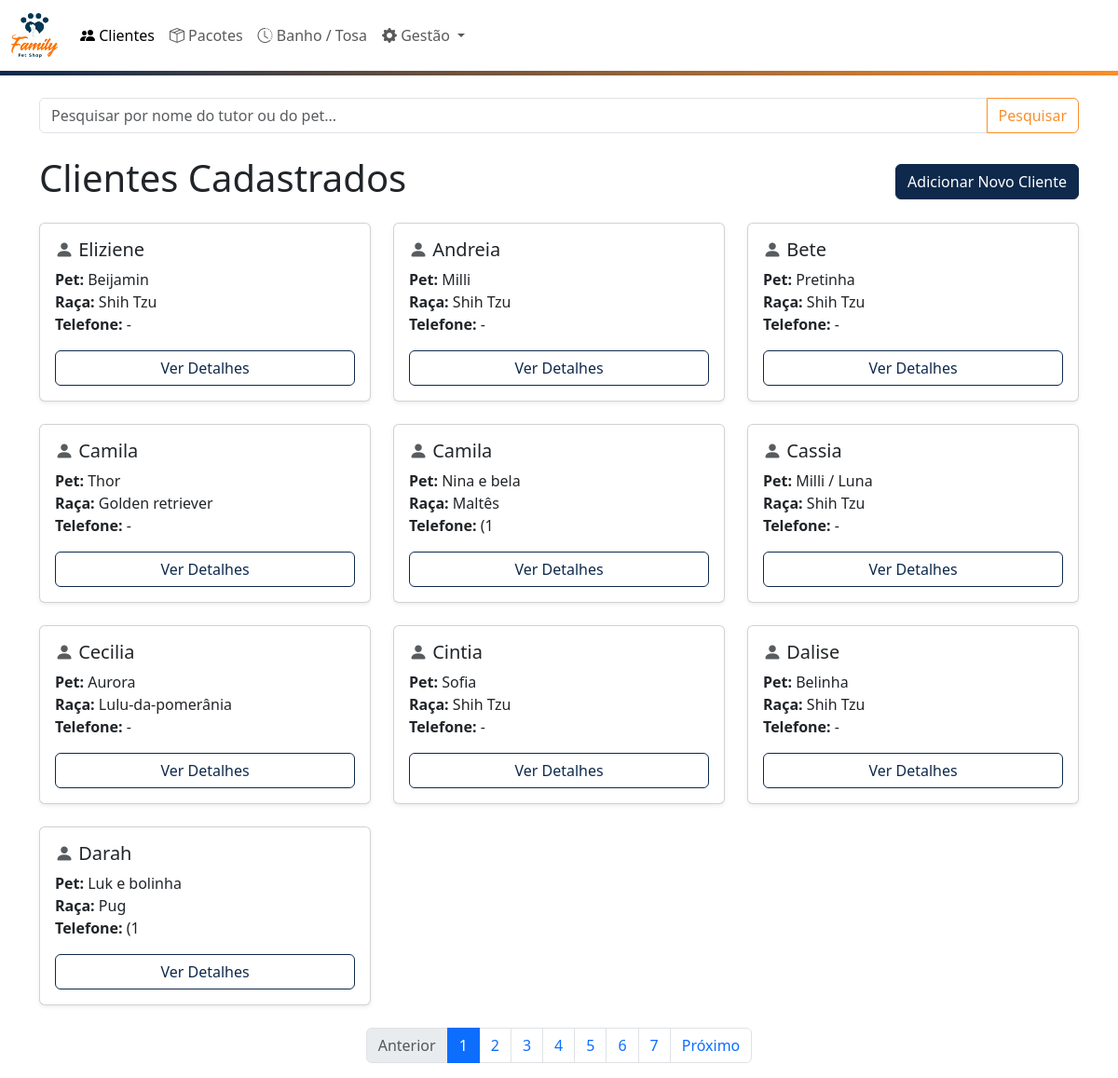
Screenshot of /clientes with the database file from the repository.
### app.py (models this page shows, shortened)
class Cliente(db.Model):
    id = db.Column(db.Integer, primary_key=True)
    nome_tutor = db.Column(db.String(100), nullable=False)
    telefone = db.Column(db.String(20), nullable=False)
    nome_pet = db.Column(db.String(100), nullable=False)
    raca_pet = db.Column(db.String(50))

### app.py (the view)
@app.route('/clientes')
def listar_clientes():
    query = request.args.get('q', '')
    page = request.args.get('page', 1, type=int)
    clientes_query = Cliente.query
    if query:
        search_term = f"%{query}%"
        clientes_query = clientes_query.filter(or_(Cliente.nome_tutor.like(search_term), Cliente.nome_pet.like(search_term)))
    pagination = clientes_query.order_by(Cliente.nome_tutor).paginate(page=page, per_page=10, error_out=False)
    clientes_nesta_pagina = pagination.items
    return render_template('index.html', clientes=clientes_nesta_pagina, pagination=pagination, query=query)

### templates/index.html
{% extends 'base.html' %}
{% block content %}
  <form method="GET" action="{{ url_for('listar_clientes') }}" class="mb-4">
    <div class="input-group">
      <input type="text" name="q" class="form-control" placeholder="Pesquisar por nome do tutor ou do pet..." value="{{ query or '' }}">
      <button class="btn btn-outline-orange-custom" type="submit">Pesquisar</button>
    </div>
  </form>
  <div class="d-flex justify-content-between align-items-center mb-3">
    <h1>Clientes Cadastrados</h1>
    <a href="/adicionar" class="btn btn-primary-custom">Adicionar Novo Cliente</a>
  </div>
  <div class="row">
    {% for cliente in clientes %}
      <div class="col-lg-4 col-md-6 mb-4">
        <div class="card h-100 shadow-sm">
          <div class="card-body d-flex flex-column">
            <h5 class="card-title"><i class="bi bi-person-fill text-muted"></i> {{ cliente.nome_tutor }}</h5>
            <p class="card-text">
              <strong>Pet:</strong> {{ cliente.nome_pet }} <br>
              <strong>Raça:</strong> {{ cliente.raca_pet or 'Não informada' }} <br>
              <strong>Telefone:</strong> {{ cliente.telefone }}
            </p>
            <div class="mt-auto">
              <a href="{{ url_for('detalhe_cliente', cliente_id=cliente.id) }}" class="btn btn-outline-primary-custom w-100">Ver Detalhes</a>
            </div>
          </div>
        </div>
      </div>
    {% else %}
      <div class="col-12">
        <div class="alert alert-light">Nenhum cliente encontrado.</div>
      </div>
    {% endfor %}
  </div>
  <nav aria-label="Navegação das páginas">
    <ul class="pagination justify-content-center">
      <li class="page-item {% if not pagination.has_prev %}disabled{% endif %}">
        <a class="page-link" href="{{ url_for('listar_clientes', page=pagination.prev_num, q=query) }}">Anterior</a>
      </li>
      {% for page_num in pagination.iter_pages() %}
        {% if page_num %}
          <li class="page-item {% if page_num == pagination.page %}active{% endif %}">
            <a class="page-link" href="{{ url_for('listar_clientes', page=page_num, q=query) }}">{{ page_num }}</a>
          </li>
        {% else %}
          <li class="page-item disabled"><span class="page-link">...</span></li>
        {% endif %}
      {% endfor %}
      <li class="page-item {% if not pagination.has_next %}disabled{% endif %}">
        <a class="page-link" href="{{ url_for('listar_clientes', page=pagination.next_num, q=query) }}">Próximo</a>
      </li>
    </ul>
  </nav>
{% endblock %}

### templates/base.html (shortened to what this page needs)
<!doctype html>
<html lang="pt-BR">
  <head>
    <link href="https://cdn.jsdelivr.net/npm/bootstrap@5.3.3/dist/css/bootstrap.min.css" rel="stylesheet">
    <link rel="stylesheet" href="https://cdn.jsdelivr.net/npm/bootstrap-icons@1.11.3/font/bootstrap-icons.min.css">
    <link href="https://cdn.jsdelivr.net/npm/select2@4.1.0-rc.0/dist/css/select2.min.css" rel="stylesheet" />
    <link rel="stylesheet" href="{{ url_for('static', filename='style.css') }}">
  </head>
  <body>
    <nav class="navbar navbar-expand-lg bg-white">
      <div class="container-fluid">
        <a class="navbar-brand" href="{{ url_for('dashboard') }}">
          <img src="{{ url_for('static', filename='Design sem nome.png') }}" alt="Family Pet Shop Logo" style="height: 50px;">
        </a>
        <div class="collapse navbar-collapse" id="navbarNav">
            <ul class="navbar-nav me-auto mb-2 mb-lg-0">
                <li class="nav-item">
                    <a class="nav-link text-primary-custom {% if request.endpoint == 'listar_clientes' %}active{% endif %}" href="{{ url_for('listar_clientes') }}">
                        <i class="bi bi-people-fill"></i> Clientes
                    </a>
                </li>
                <li class="nav-item">
                    <a class="nav-link text-primary-custom {% if request.endpoint == 'listar_pacotes' %}active{% endif %}" href="{{ url_for('listar_pacotes') }}">
                        <i class="bi bi-box-seam"></i> Pacotes
                    </a>
                </li>
                <li class="nav-item">
                    <a class="nav-link text-primary-custom {% if request.endpoint == 'listar_atendimentos' %}active{% endif %}" href="{{ url_for('listar_atendimentos') }}">
                        <i class="bi bi-clock-history"></i> Banho / Tosa
                    </a>
                </li>
                {% set admin_endpoints = ['agenda_do_dia', 'dashboard', 'financeiro', 'listar_despesas', 'registrar_pagamento', 'registrar_pagamento_pacote', 'nova_despesa', 'editar_despesa'] %}
                <li class="nav-item dropdown">
                    <a class="nav-link dropdown-toggle text-primary-custom {% if request.endpoint in admin_endpoints %}active{% endif %}" href="#" role="button" data-bs-toggle="dropdown" aria-expanded="false">
                        <i class="bi bi-gear-fill"></i> Gestão
                    </a>
                </li>
            </ul>
        </div>
      </div>
    </nav>
    <div class="gradient-divider"></div>
    <div class="container mt-4">
    {% block content %}{% endblock %}
    </div>
  </body>
</html>

### static/style.css (style rules this page uses)
:root { --brand-blue: #0E294B; --brand-orange: #F98F2B; --brand-red: #D22B2B; --brand-green: #2B7A09; }
.btn-primary-custom { background-color: var(--brand-blue); border-color: var(--brand-blue); color: #fff; }
.btn-outline-primary-custom { color: var(--brand-blue); border-color: var(--brand-blue); }
.btn-outline-orange-custom { color: var(--brand-orange); border-color: var(--brand-orange); }
.gradient-divider { height: 5px; background: linear-gradient(to right, var(--brand-blue), var(--brand-orange)); width: 100%; }
.navbar-nav .nav-link { transition: transform 0.3s ease-in-out, color 0.3s ease-in-out; }

### rows the page displays
Cliente: nome_tutor "Eliziene", nome_pet "Beijamin", raca_pet "Shih Tzu", telefone "-"
Cliente: nome_tutor "Andreia", nome_pet "Milli", raca_pet "Shih Tzu", telefone "-"
Cliente: nome_tutor "Bete", nome_pet "Pretinha", raca_pet "Shih Tzu", telefone "-"
Cliente: nome_tutor "Camila", nome_pet "Thor", raca_pet "Golden retriever", telefone "-"
Cliente: nome_tutor "Camila", nome_pet "Nina e bela", raca_pet "Maltês", telefone "(1"
Cliente: nome_tutor "Cassia", nome_pet "Milli / Luna", raca_pet "Shih Tzu", telefone "-"
Cliente: nome_tutor "Cecilia", nome_pet "Aurora", raca_pet "Lulu-da-pomerânia", telefone "-"
Cliente: nome_tutor "Cintia", nome_pet "Sofia", raca_pet "Shih Tzu", telefone "-"
Cliente: nome_tutor "Dalise", nome_pet "Belinha", raca_pet "Shih Tzu", telefone "-"
Cliente: nome_tutor "Darah", nome_pet "Luk e bolinha", raca_pet "Pug", telefone "(1"

### other values shown
{{ page_num }} "1" "2" "3" "4" "5" "6" "7"
